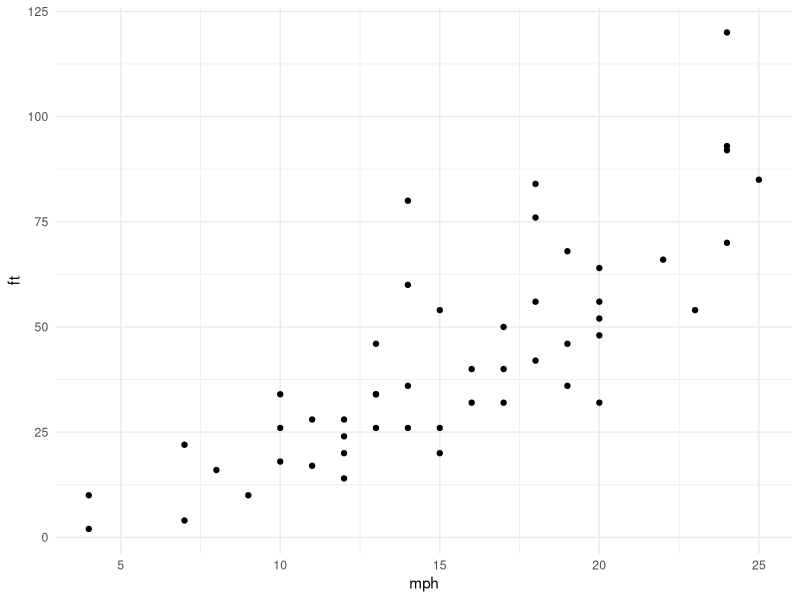

This chart was generated by the following R code:
## ---- chunk 1
summary(cars)
str(cars)
library(ggplot2)
ggplot(cars, aes(x = speed, y = dist)) + labs (x = "mph", y = "ft") +
  geom_point() +
  theme_minimal()
